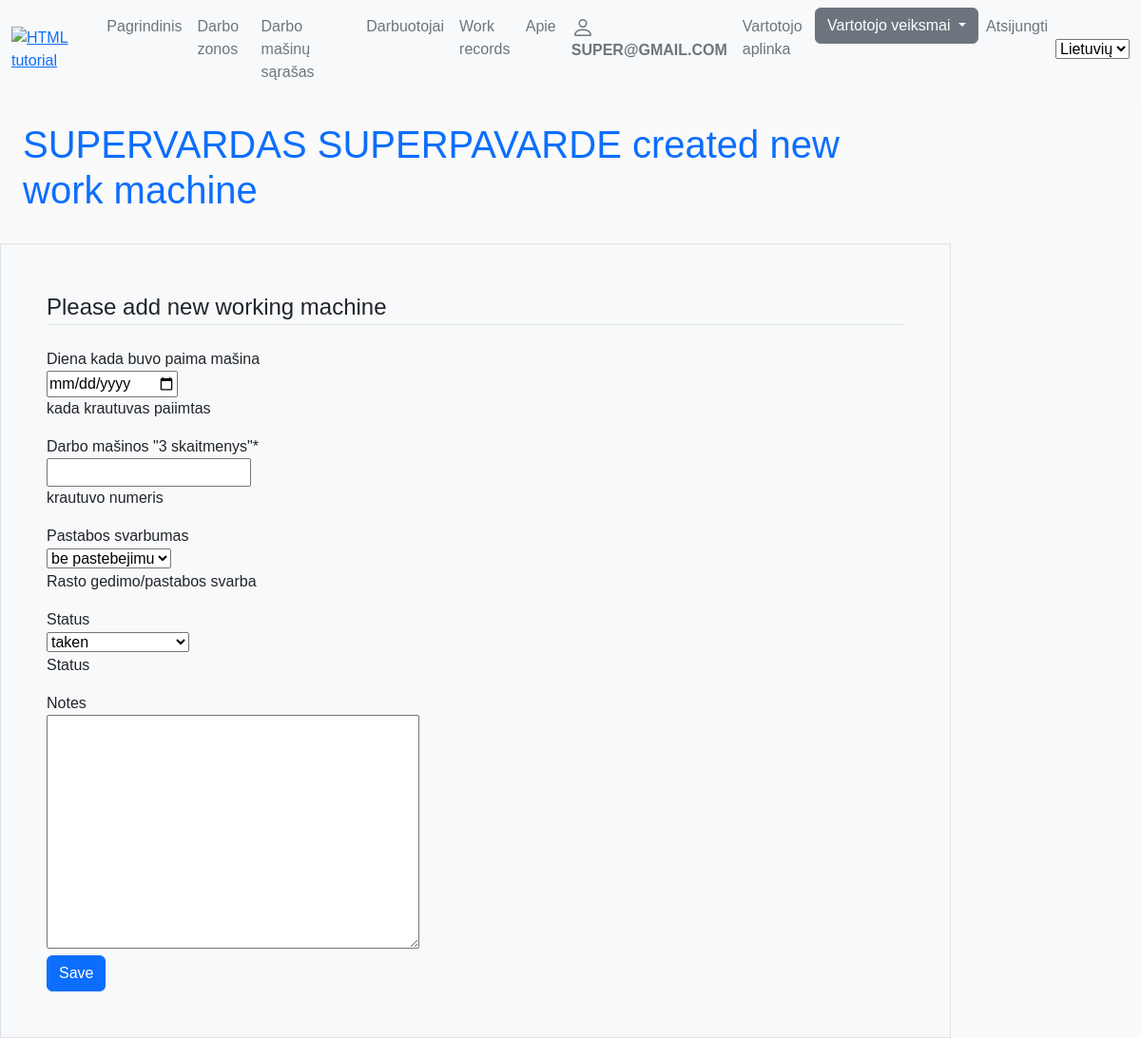
/lm/my_machine/new (signed in), run on the app's committed database.
### lm/models.py (models this page shows, shortened)
class MyUser(AbstractBaseUser):
    email = models.EmailField(
        verbose_name='email address',
        max_length=255,
        unique=True,
    )
    date_of_birth = models.DateField(null=True, blank=True,)
    is_active = models.BooleanField(default=True)
    is_admin = models.BooleanField(default=False)
    objects = MyUserManager()
    USERNAME_FIELD = 'email'
    picker_code = models.CharField(_('Piker code'),help_text='rinkejo_kodas', max_length=3, unique=True)
    first_name = models.CharField(_('First name'),help_text='Vardas', max_length=80)
    last_name = models.CharField(_('Last name'),help_text='Pavardė', max_length=80)
    working_zone = models.ForeignKey('Darbo_zona_sandelyje',null=True, on_delete=models.SET_NULL)
    working_department_choices = (
        ('Vilniaus apsk', 'Vilniaus apsk'),
        ('Vilniaus regioninis sandėlys', 'Vilniaus regioninis sandėlys'),
        ('Kauno apsk', 'Kauno apsk'),
        ('Kauno regioninis sandėlys', 'Kauno regioninis sandėlys'),
        ('Klaipėdos apsk', 'Klaipėdos apsk'),
    )
    working_department = models.CharField(_('Working disctric or logistic warehouse'),max_length=80, choices=working_department_choices, default='Kauno regioninis sandėlys',
                                help_text='Kurioje (-iame) apskrityje/logistikos sandėlyje dirbate', blank=True)
    position_choices = (
        ('grupes vadovas','grupes vadovas'),
        ('grupes vadovo asistentas', 'grupes vadovo asistentas'),
        ('grupes vadovo asistentas', 'grupes vadovo asistentas'),
        ('prekiu komplektuotojas', 'prekiu komplektuotojas'))
    position = models.CharField(_('Working position'),max_length=80, choices=position_choices, default='prekiu komplektuotojas', help_text='Darbuotojo pareigos',blank=True)
    photo = models.ImageField(help_text='Darbuotojo foto arba avataras', upload_to='profile_pics', null=True, blank=True, default='default.png')
    working_since = models.DateField(_('Working since'),help_text='Darbo pradžia LIDL imoneje', null=True, blank=True)
    class Meta:
        ordering = ['last_name', 'first_name']
        verbose_name = _("Worker")
        verbose_name_plural = _("Workers")

### lm/views.py (the view, shortened to what this page needs)
# urls.py: path('my_machine/new', views.KrautuvasByUserCreateView.as_view(), name='my_new_machine'),
class KrautuvasByUserCreateView(LoginRequiredMixin, generic.CreateView):
    model = Krautuvas
    success_url = '/lm/my_used_machines/'
    template_name = 'lm/user_krautuvas_form.html'
    form_class = UserKrautuvasCreateForm

### lm/forms.py
class UserKrautuvasCreateForm(forms.ModelForm):
    class Meta:
        model = Krautuvas
        fields = ("data_taken", "krautuvo_id", "darbuotojas", "note_type", "status", 'notes',)
        widgets = {'darbuotojas': forms.HiddenInput(), 'data_taken': DateInput()}

### lm/templates/lm/user_krautuvas_form.html (shortened to what this page needs)
{% extends 'base.html' %}
{% load crispy_forms_tags %}
{% load i18n %}
{% load static %}
{% block content %}
<h1 class="p-4 text-primary d-flex justify-content-center">{{user.first_name.upper }} {{user.last_name.upper }} {% trans "created new work machine" %} </h1>
<div class="content-section  p-5 bg-light border">
  <form method="post">
    <fieldset class="form-group">
      <legend class="border-bottom mb-4">Please add new working machine</legend>
      {{ form | crispy }}
    </fieldset>
    <fieldset class="form-group">
      <button class="btn btn-primary" type="submit">Save</button>
    </fieldset>
  </form>
</div>
{% endblock %}

### templates/base.html (shortened to what this page needs)
<!DOCTYPE html>
<html lang="en">
<head>
    <link href="https://cdn.jsdelivr.net/npm/bootstrap@5.2.2/dist/css/bootstrap.min.css" rel="stylesheet">
    {% load static %}
{% load i18n %}
    <link rel="stylesheet" href="{% static 'app.css' %}">
</head>
 <body>
<nav class="navbar navbar-expand-lg bg-light">
    <div class="container-fluid">
        <a href="{% url 'index' %}"><img src="/static/logo.png" alt="HTML tutorial" style="width: 15vh;height: auto;"></a>
        <div class="collapse navbar-collapse d-flex justify-content-end" id="navbarSupportedContent">
            <ul class="navbar-nav me-auto mb-2 mb-lg-0">
                <li>
                    <a class="nav-link text-secondary" href="{% url 'index' %}">{% trans "Home" %}</a>
                </li>
                <li class="nav-item">
                    <a class="nav-link text-secondary" aria-current="page" href="{% url 'working_zones' %}">{% trans "Working Zones" %}</a>
                </li>
                <li class="nav-item">
                    <a class="nav-link text-secondary" href="{% url 'working_machines_list' %}">{% trans "Working machines list" %}</a>
                </li>
                <li class="nav-item">
                    <a class="nav-link text-secondary" href="{% url 'workers' %}">{% trans "Workers" %}</a>
                </li>
                  <li class="nav-item">
                    <a class="nav-link text-secondary" href="{% url 'work_records' %}">{% trans "Work records" %}</a>
                </li>
                <li class="nav-item">
                    <a class="nav-link text-secondary" href="{% url 'about' %}">{% trans "About" %}</a>
                <li>
                {% if user.is_authenticated %}
                <li class="nav-item">
                    <a class="nav-link text-secondary" href="{% url 'profile' %}">
                         <strong>{{user.get_username.upper}}</strong></a></li>
                <li class="nav-item">
                    <a class="nav-link text-secondary" href="{% url 'dashboard' %}">{% trans "Dashboard" %}</a>
                </li>
   <li>
     <div class="dropdown">
         <button class="btn btn-secondary dropdown-toggle" type="button" id="dropdownMenuButton1" data-bs-toggle="dropdown" aria-expanded="false">
          {% trans "User actions" %}
         </button>
     </div>
   </li>
                <li class="nav-item">
                    <a class="nav-link text-secondary" href="{% url 'logout' %}?next=/ ">{% trans "Logout" %}</a>
                </li>
                {% endif %}
            </ul>
                {% load static %}
            <form action="{% url 'set_language' %}" method="post">
                <select name="language" onchange="this.form.submit()">
                    {% load static %}
                    {% get_current_language as LANGUAGE_CODE %}
                    {% get_available_languages as LANGUAGES %}
                    {% for lang in LANGUAGES %}
                    <option style="background-image: url({% static 'images/lt.png' %});" value="{{lang.0}}" {% if lang.0 == LANGUAGE_CODE %} selected="selected" {% endif %}>
                          {{lang.1}}
                    </option>
                    {% endfor %}
                </select>
            </form>
        </div>
    </div>
</nav>
    <div class="col-sm-10">
    {% block content %}
    {% endblock %}
    </div>
</body>
</html>

### static/app.css (style rules this page uses)
body { background-color:#fafafa }
body { font-family:Arial,"MS Trebuchet",sans-serif }

### data on the page
MyUser: get_username "SUPER@GMAIL.COM", first_name "SUPERVARDAS", last_name "SUPERPAVARDE"
